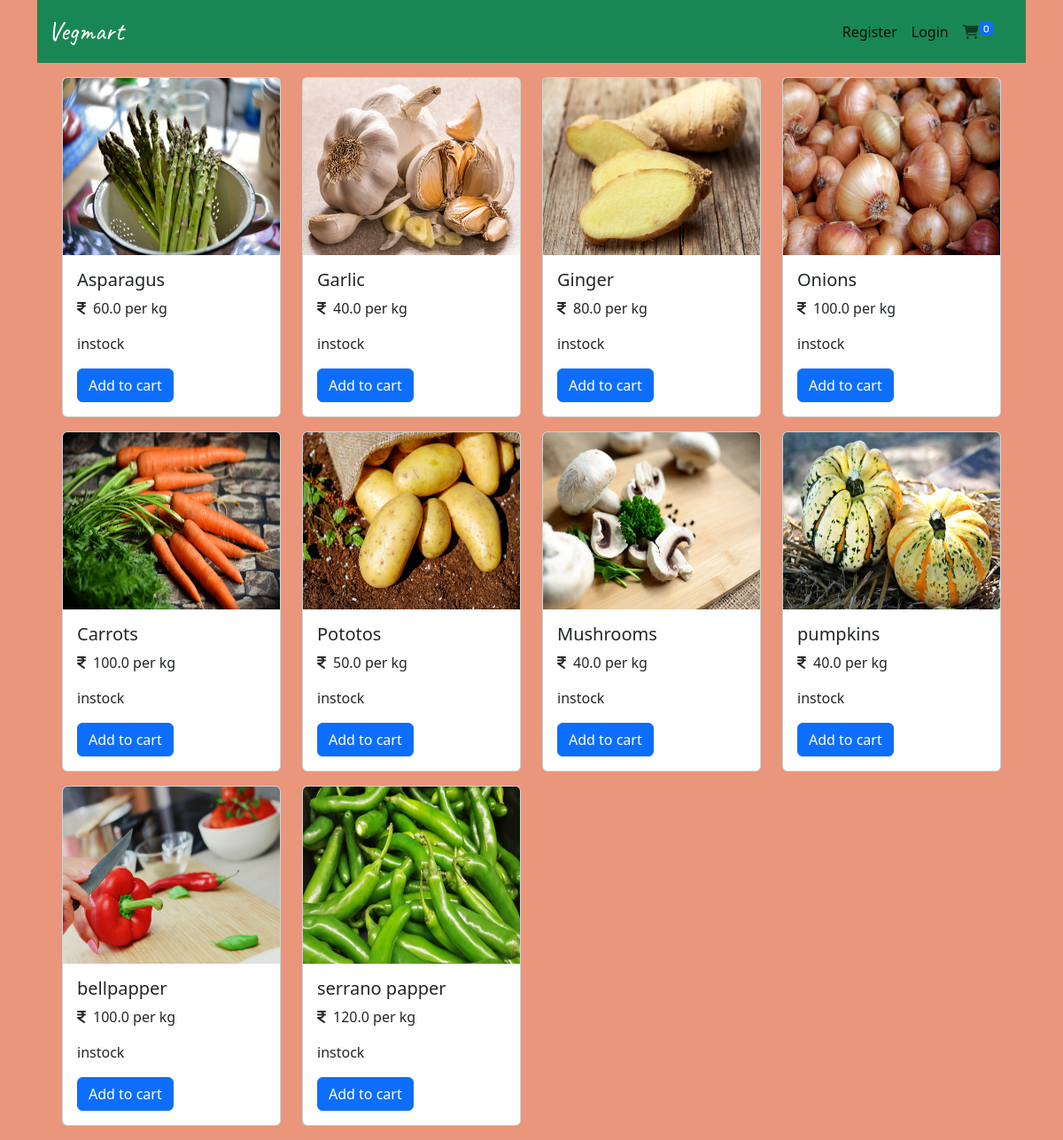
The app's page /index/ with its own data.
### home/models.py (models this page shows, shortened)
class Vegitables(models.Model):
    item=models.CharField(max_length=50,unique=True)
    price=models.FloatField()
    status=models.CharField(max_length=12)
    veg_image=models.ImageField(upload_to='uploads')

### home/views.py (the view, shortened to what this page needs)
# urls.py: path('index/',views.Index,name='index'),
def Index(request):
    data=Vegitables.objects.all()
    details={'details':data}
    return render(request,'index.html',details)

### templates/index.html (shortened to what this page needs)
<!DOCTYPE html>
{%load static%}
<html lang="en">
  <head>
    <link
      href="https://cdn.jsdelivr.net/npm/bootstrap@5.2.3/dist/css/bootstrap.min.css"
      rel="stylesheet"
    />
    <link
      rel="stylesheet"
      href="https://cdnjs.cloudflare.com/ajax/libs/font-awesome/6.2.1/css/all.min.css"
    />
    <link rel="stylesheet" href="{% static 'css/index.css'%}" />
  </head>
  <body>
    <header>
      <div class="container">
        <nav class="navbar navbar-expand-lg bg-success">
          <div class="container-fluid">
            <a class="navbar-brand" href="{%url 'index'%}">Vegmart</a>
            <div
              class="collapse navbar-collapse justify-content-end"
              id="navbarNav"
            >
              <ul class="navbar-nav">
                <li class="nav-item">
                  <a class="nav-link active" aria-current="page" href="{%url 'register'%}"
                    >Register</a
                  >
                </li>
                <li class="nav-item">
                  <a class="nav-link active" aria-current="page" href="{%url 'login'%}"
                    >Login</a
                  >
                </li>
                <li class="nav-item">
                  <a class="nav-link" href="{%url 'cart'%}"
                    ><i class="fa-solid fa-cart-shopping"><sup><span class="badge bg-primary" id="cart-label">
                    0
                  </span></sup></i
                  ></a>
                </li>
                <li class="nav-item">
                  <a class="nav-link" href="#"></a>
                </li>
              </ul>
            </div>
          </div>
        </nav>
      </div>
    </header>
    <main>
        <section>
            <div class="container justify-content-center">
                <div class="row mx-3 my-2">
                  {% for detail in details %}
                    <div class="col-lg-3 col-md-4 col-sm-12 my-2">
                        <div class="card">
  <img src="{{detail.veg_image.url}}" class="card-img-top img1" alt="">
  <div class="card-body">
    <h5 class="card-title">{{detail.item}}</h5>
    <p class="card-text"><i class="fa-solid fa-indian-rupee-sign me-2"></i>{{detail.price}} per kg</p>
    <p class="card-text">{{detail.status}}</p>
    <form action=""method="POST">
      <button type="submit" class="btn btn-primary cart-up-button">Add to cart</button>
    </form>
  </div>
</div>
                    </div>
                    {%endfor%}
                </div>
            </div>
        </section>
    </main>
  </body>
</html>

### static/css/index.css (style rules this page uses)
.navbar-brand { font-family: 'Caveat', cursive; font-size: 30px; color: white }
.img1 { width:auto; height: 200px; }
body { background-color: darksalmon; }

### records on screen
Vegitables: veg_image (picture), item "Asparagus", price "60.0", status "instock"
Vegitables: veg_image (picture), item "Garlic", price "40.0", status "instock"
Vegitables: veg_image (picture), item "Ginger", price "80.0", status "instock"
Vegitables: veg_image (picture), item "Onions", price "100.0", status "instock"
Vegitables: veg_image (picture), item "Carrots", price "100.0", status "instock"
Vegitables: veg_image (picture), item "Pototos", price "50.0", status "instock"
Vegitables: veg_image (picture), item "Mushrooms", price "40.0", status "instock"
Vegitables: veg_image (picture), item "pumpkins", price "40.0", status "instock"
Vegitables: veg_image (picture), item "bellpapper", price "100.0", status "instock"
Vegitables: veg_image (picture), item "serrano papper", price "120.0", status "instock"
